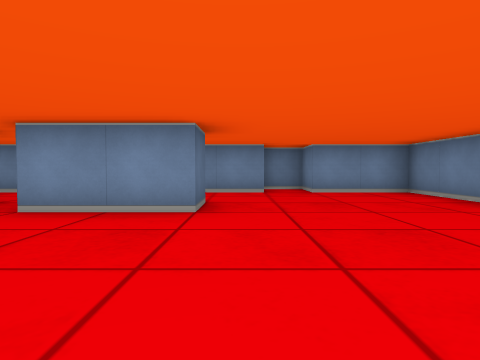
[1] (above)

19 first-person views from a walk through a cub3D level. The camera is about half as high as the walls, tilts 2° down and sees 75° across. The floor is counted in squares. Each view is taken from the middle of a square. On the plan, view 1 faces up. The plan holds only what a view shows up to about 9 squares ahead; the rest is blank.

[2]
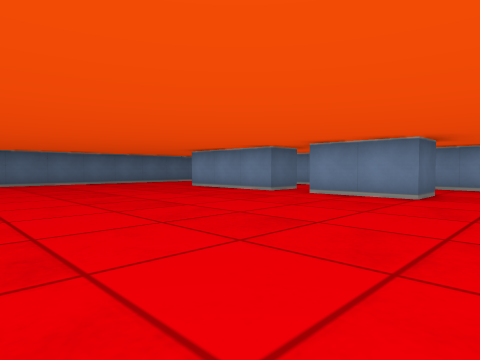

[3]
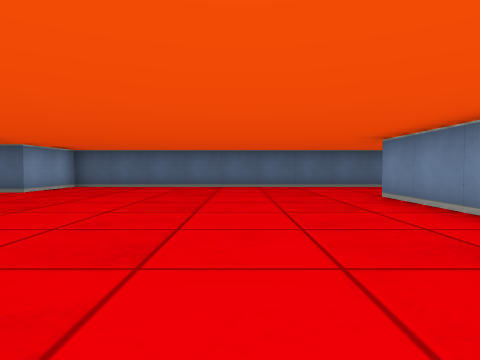

[4]
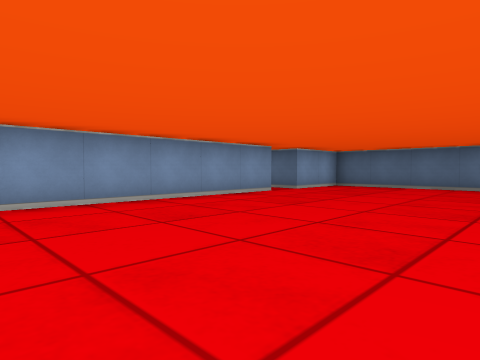

[5]
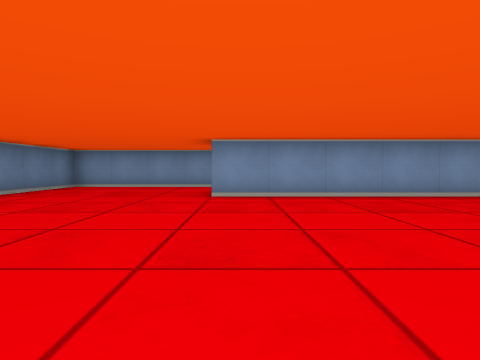

[6]
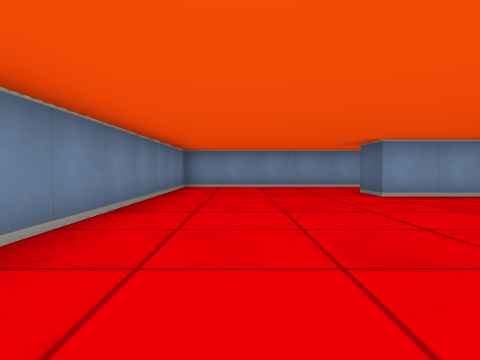

[7]
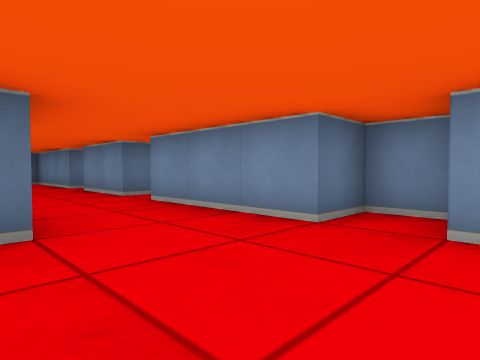

[8]
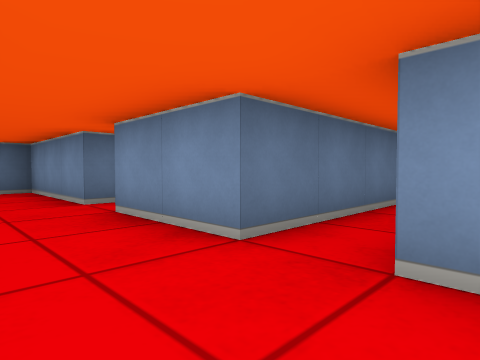

[9]
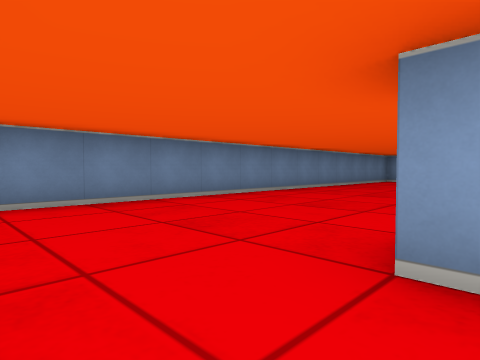

[10]
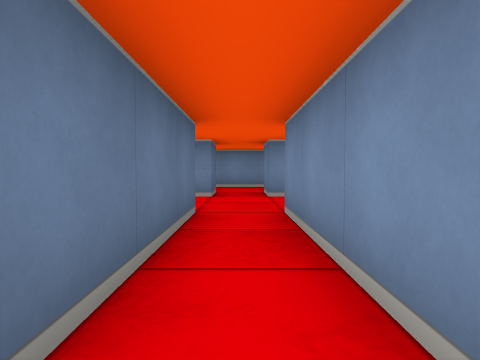

[11]
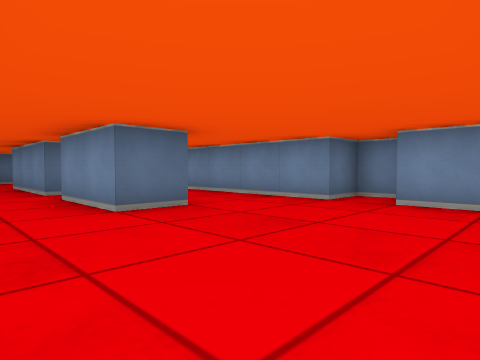

[12]
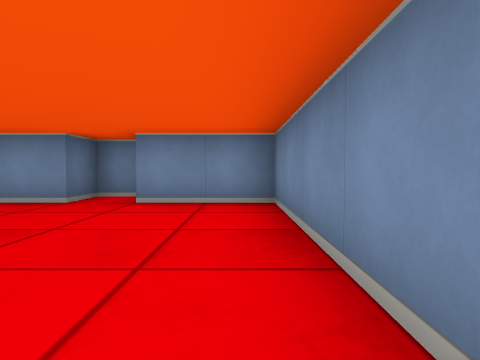

[13]
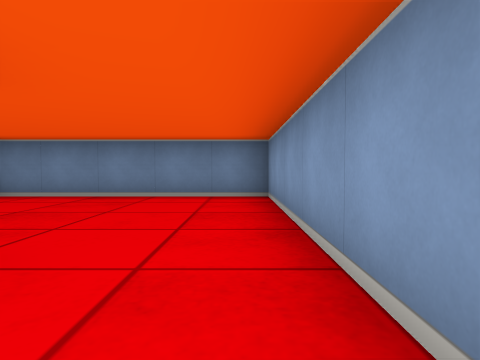

[14]
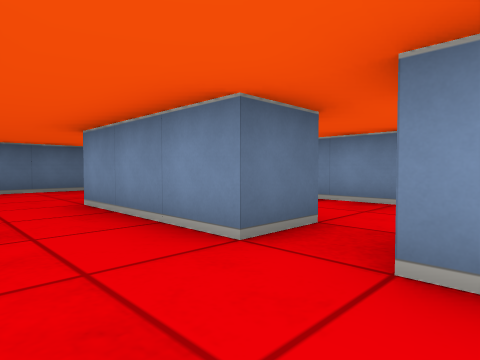

[15]
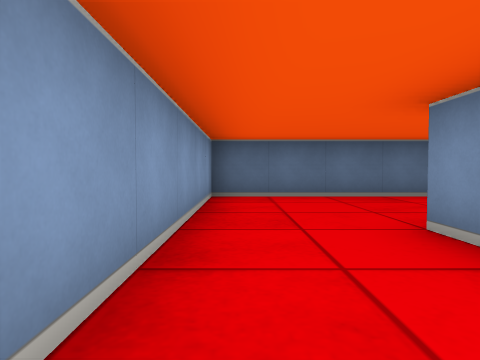

[16]
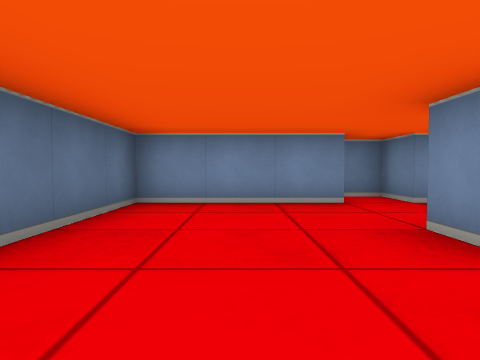

[17]
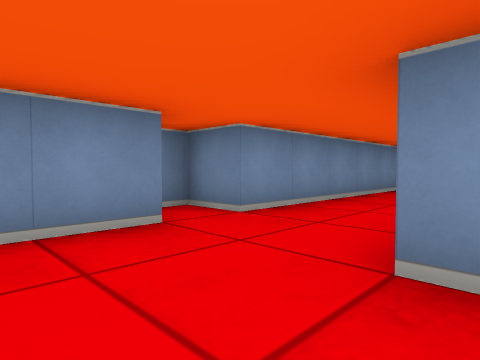

[18]
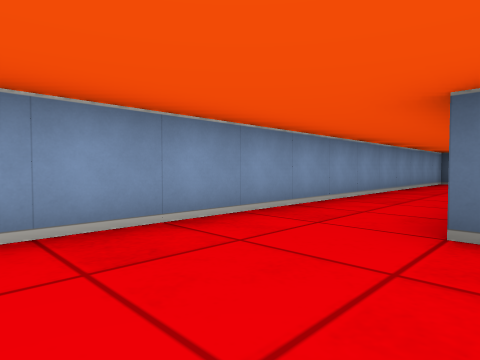

[19]
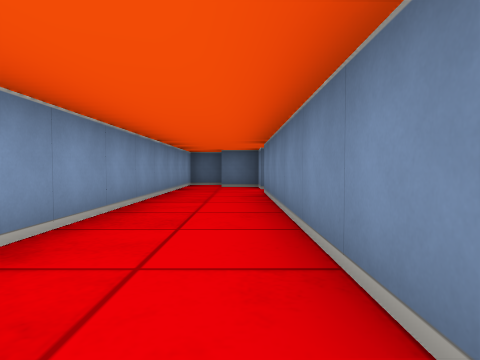

### Floor plan
Ten units are one square. View 1 is at (0, 0); x grows to the right and y downward. Boxes are objects, and circles mark ways between rooms. Rooms are numbered by the first view taken in them; rooms with no view inside come last. Other rooms are left out.
<svg viewBox="-100 -160 140 230">
<path fill="none" stroke="#000" d="M-35 -45 -35 -35 -65 -35M-66 35 -5 35 -5 45 -65 45M-5 -46 -5 -35 -25 -35M-65 -70 -65 -65 -95 -65 -95 35 -75 35 -75 45 -85 45 -85 55M-90 65 35 65 35 -65 15 -65 15 -75 5 -75 5 -65 -25 -65 -25 -95M-35 -96 -35 -65 -55 -65M-5 -125 -5 -115M-4 -95 35 -95 35 -145 15 -145M12 -155 5 -155 5 -145 -5 -145M-35 -126 -35 -115 -65 -115M-65 -119 -65 -125M-64 -145 -95 -145 -95 -95 -46 -95M-5 -115 -25 -115 -25 -125M-5 -145 -55 -145 -55 -155 -62 -155M-14 -95 -4 -95"/>
<circle cx="-30" cy="-90" r="3" fill="#2a7"/>
<circle cx="-15" cy="-105" r="3" fill="#2a7"/>
<circle cx="-15" cy="-135" r="3" fill="#2a7"/>
<text x="-30" y="0">1</text>
<text x="10" y="-120">2</text>
<text x="-50" y="-130">3</text>
</svg>
Room 1 opens to room 3. Room 2 opens to room 3.

Where each view was taken, in squares from view 1:
view 1: 0 up, 0 right, facing up
view 2: 2 down, 1 right, facing up-left
view 3: 1 up, 1 left, facing left
view 4: 1 up, 1 left, facing down-left
view 5: 2 up, 1 left, facing down
view 6: 2 up, 2 right, facing down
view 7: 4 up, 2 right, facing up-left
view 8: 5 up, 2 left, facing up-left
view 9: 6 up, 1 left, facing down-right
view 10: 6 up, 3 left, facing up
view 11: 10 up, 3 right, facing up-left
view 12: 10 up, 3 right, facing up
view 13: 10 up, 2 left, facing right
view 14: 10 up, 2 left, facing up-left
view 15: 10 up, 4 left, facing left
view 16: 10 up, 8 left, facing up
view 17: 12 up, 8 left, facing up-right
view 18: 4 down, 2 right, facing down-left
view 19: 5 down, 0 right, facing left
